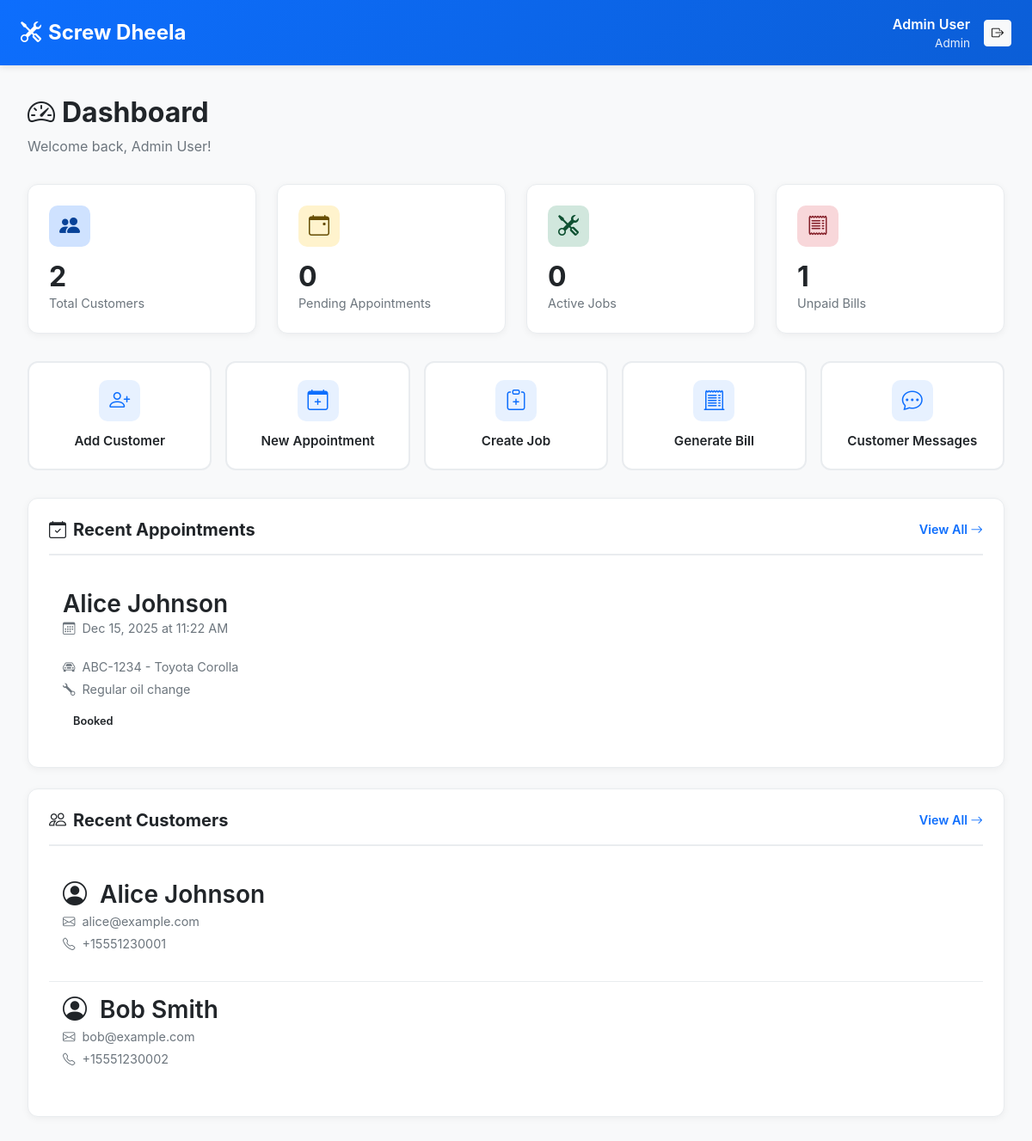
The app's page /public/staff_dashboard.php (signed in) with its own data.
### tables this page shows
CREATE TABLE IF NOT EXISTS appointments (
    appointment_id       INT AUTO_INCREMENT PRIMARY KEY,
    customer_id          INT NOT NULL,
    vehicle_id           INT NOT NULL,
    appointment_datetime DATETIME NOT NULL,
    problem_description  TEXT,
    status               VARCHAR(20) DEFAULT 'booked',
    created_by_staff_id  INT,
    created_at           DATETIME DEFAULT CURRENT_TIMESTAMP,
    FOREIGN KEY (customer_id) REFERENCES customers(customer_id)
        ON DELETE CASCADE,
    FOREIGN KEY (vehicle_id) REFERENCES vehicles(vehicle_id)
        ON DELETE CASCADE,
    FOREIGN KEY (created_by_staff_id) REFERENCES staff(staff_id)
        ON DELETE SET NULL
);

CREATE TABLE IF NOT EXISTS customers (
    customer_id       INT AUTO_INCREMENT PRIMARY KEY,
    name              VARCHAR(100) NOT NULL,
    phone             VARCHAR(20) UNIQUE,
    email             VARCHAR(100),
    address           VARCHAR(255),
    password_hash     VARCHAR(255),              
    is_email_verified TINYINT(1) DEFAULT 0,
    created_at        DATETIME DEFAULT CURRENT_TIMESTAMP
);

CREATE TABLE IF NOT EXISTS vehicles (
    vehicle_id      INT AUTO_INCREMENT PRIMARY KEY,
    customer_id     INT NOT NULL,
    registration_no VARCHAR(20) NOT NULL UNIQUE,
    brand           VARCHAR(50),
    model           VARCHAR(50),
    year            INT,
    vehicle_type    VARCHAR(30),   
    FOREIGN KEY (customer_id) REFERENCES customers(customer_id)
        ON DELETE CASCADE
);

### public/staff_dashboard.php (the view, shortened to what this page needs)
<?php
require_once __DIR__ . "/../config/db.php";
$staff_name = $_SESSION['staff_name'];
$staff_role = $_SESSION['staff_role'];
$stats = [
    'total_customers' => 0,
    'pending_appointments' => 0,
    'in_progress_jobs' => 0,
    'unpaid_bills' => 0
];
$result = $conn->query("SELECT COUNT(*) as count FROM customers");
$stats['total_customers'] = $result->fetch_assoc()['count'];
$result = $conn->query("SELECT COUNT(*) as count FROM appointments WHERE status = 'pending'");
$stats['pending_appointments'] = $result->fetch_assoc()['count'];
$result = $conn->query("SELECT COUNT(*) as count FROM jobs WHERE status = 'in_progress'");
$stats['in_progress_jobs'] = $result->fetch_assoc()['count'];
$result = $conn->query("SELECT COUNT(*) as count FROM bills WHERE payment_status = 'unpaid'");
$stats['unpaid_bills'] = $result->fetch_assoc()['count'];
$appointments_stmt = $conn->prepare("SELECT a.appointment_id, a.appointment_datetime, a.status, a.problem_description,
                                            c.name as customer_name, c.phone as customer_phone,
                                            v.registration_no, v.brand, v.model
                                     FROM appointments a
                                     JOIN customers c ON a.customer_id = c.customer_id
                                     LEFT JOIN vehicles v ON a.vehicle_id = v.vehicle_id
                                     ORDER BY a.appointment_datetime DESC
                                     LIMIT 5");
$appointments_stmt->execute();
$recent_appointments = $appointments_stmt->get_result()->fetch_all(MYSQLI_ASSOC);
$customers_stmt = $conn->prepare("SELECT customer_id, name, email, phone, created_at
                                  FROM customers
                                  ORDER BY created_at DESC
                                  LIMIT 5");
$customers_stmt->execute();
$recent_customers = $customers_stmt->get_result()->fetch_all(MYSQLI_ASSOC);
?>
<!DOCTYPE html>
<html lang="en">
<head>
    <link href="https://cdn.jsdelivr.net/npm/bootstrap@5.3.0/dist/css/bootstrap.min.css" rel="stylesheet">
    <link rel="stylesheet" href="https://cdn.jsdelivr.net/npm/bootstrap-icons@1.11.0/font/bootstrap-icons.css">
</head>
<body>
    <nav class="top-nav">
        <div class="nav-content">
            <a href="staff_dashboard.php" class="nav-brand">
                <i class="bi bi-tools me-2"></i>Screw Dheela
            </a>
            <div class="nav-user">
                <div class="user-info">
                    <p class="user-name"><?php echo htmlspecialchars($staff_name); ?></p>
                    <p class="user-role"><?php echo htmlspecialchars(ucfirst($staff_role)); ?></p>
                </div>
                <a href="logout.php" class="btn btn-sm btn-light">
                    <i class="bi bi-box-arrow-right"></i>
                </a>
            </div>
        </div>
    </nav>
    <div class="main-content">
        <div class="page-header">
            <h1 class="page-title">
                <i class="bi bi-speedometer2 me-2"></i>Dashboard
            </h1>
            <p class="page-subtitle">Welcome back, <?php echo htmlspecialchars($staff_name); ?>!</p>
        </div>
        <div class="stats-grid">
            <a href="../customers/list.php" class="stat-card">
                <div class="stat-header">
                    <div class="stat-icon blue">
                        <i class="bi bi-people-fill"></i>
                    </div>
                </div>
                <h2 class="stat-value"><?php echo $stats['total_customers']; ?></h2>
                <p class="stat-label">Total Customers</p>
            </a>
            <a href="../appointments/list.php" class="stat-card">
                <div class="stat-header">
                    <div class="stat-icon yellow">
                        <i class="bi bi-calendar-event"></i>
                    </div>
                </div>
                <h2 class="stat-value"><?php echo $stats['pending_appointments']; ?></h2>
                <p class="stat-label">Pending Appointments</p>
            </a>
            <a href="../jobs/list.php" class="stat-card">
                <div class="stat-header">
                    <div class="stat-icon green">
                        <i class="bi bi-tools"></i>
                    </div>
                </div>
                <h2 class="stat-value"><?php echo $stats['in_progress_jobs']; ?></h2>
                <p class="stat-label">Active Jobs</p>
            </a>
            <a href="../bills/list.php" class="stat-card">
                <div class="stat-header">
                    <div class="stat-icon red">
                        <i class="bi bi-receipt"></i>
                    </div>
                </div>
                <h2 class="stat-value"><?php echo $stats['unpaid_bills']; ?></h2>
                <p class="stat-label">Unpaid Bills</p>
            </a>
        </div>
        <div class="quick-actions">
            <a href="../customers/add.php" class="action-btn">
                <div class="action-icon">
                    <i class="bi bi-person-plus"></i>
                </div>
                <span class="action-label">Add Customer</span>
            </a>
            <a href="../appointments/list.php" class="action-btn">
                <div class="action-icon">
                    <i class="bi bi-calendar-plus"></i>
                </div>
                <span class="action-label">New Appointment</span>
            </a>
            <a href="../jobs/list.php" class="action-btn">
                <div class="action-icon">
                    <i class="bi bi-clipboard-plus"></i>
                </div>
                <span class="action-label">Create Job</span>
            </a>
            <a href="../bills/generate.php" class="action-btn">
                <div class="action-icon">
                    <i class="bi bi-receipt-cutoff"></i>
                </div>
                <span class="action-label">Generate Bill</span>
            </a>
            <a href="../chat/staff_chat.php" class="action-btn">
                <div class="action-icon">
                    <i class="bi bi-chat-dots"></i>
                </div>
                <span class="action-label">Customer Messages</span>
            </a>
        </div>
        <div class="content-section">
            <div class="section-header">
                <h2 class="section-title">
                    <i class="bi bi-calendar-check me-2"></i>Recent Appointments
                </h2>
                <a href="../appointments/list.php" class="section-link">
                    View All <i class="bi bi-arrow-right"></i>
                </a>
            </div>
            <?php if (empty($recent_appointments)): ?>
                <div class="empty-state">
                    <div class="empty-icon">
                        <i class="bi bi-calendar-x"></i>
                    </div>
                    <p>No appointments yet</p>
                </div>
            <?php else: ?>
                <?php foreach ($recent_appointments as $apt): ?>
                    <div class="appointment-item">
                        <div class="appointment-header">
                            <div>
                                <h3 class="customer-name"><?php echo htmlspecialchars($apt['customer_name']); ?></h3>
                                <p class="appointment-date">
                                    <i class="bi bi-calendar3 me-1"></i>
                                    <?php $dt = new DateTime($apt['appointment_datetime']); echo $dt->format('M d, Y') . ' at ' . $dt->format('g:i A'); ?>
                                </p>
                            </div>
                        </div>
                        <?php if ($apt['registration_no']): ?>
                            <p class="vehicle-info">
                                <i class="bi bi-car-front me-1"></i>
                                <?php echo htmlspecialchars($apt['registration_no'] . ' - ' . $apt['brand'] . ' ' . $apt['model']); ?>
                            </p>
                        <?php endif; ?>
                        <?php if ($apt['problem_description']): ?>
                            <p class="vehicle-info">
                                <i class="bi bi-wrench me-1"></i>
                                <?php echo htmlspecialchars(substr($apt['problem_description'], 0, 80)); ?>
                            </p>
                        <?php endif; ?>
                        <span class="status-badge status-<?php echo $apt['status']; ?>">
                            <?php echo ucfirst(str_replace('_', ' ', $apt['status'])); ?>
                        </span>
                    </div>
                <?php endforeach; ?>
            <?php endif; ?>
        </div>
        <div class="content-section">
            <div class="section-header">
                <h2 class="section-title">
                    <i class="bi bi-people me-2"></i>Recent Customers
                </h2>
                <a href="../customers/list.php" class="section-link">
                    View All <i class="bi bi-arrow-right"></i>
                </a>
            </div>
            <?php if (empty($recent_customers)): ?>
                <div class="empty-state">
                    <div class="empty-icon">
                        <i class="bi bi-person-x"></i>
                    </div>
                    <p>No customers yet</p>
                </div>
            <?php else: ?>
                <?php foreach ($recent_customers as $customer): ?>
                    <div class="customer-item">
                        <h3 class="customer-name">
                            <i class="bi bi-person-circle me-2"></i>
                            <?php echo htmlspecialchars($customer['name']); ?>
                        </h3>
                        <p class="customer-email">
                            <i class="bi bi-envelope me-1"></i>
                            <?php echo htmlspecialchars($customer['email']); ?>
                        </p>
                        <p class="customer-phone">
                            <i class="bi bi-telephone me-1"></i>
                            <?php echo htmlspecialchars($customer['phone']); ?>
                        </p>
                    </div>
                <?php endforeach; ?>
            <?php endif; ?>
        </div>
    </div>
</body>
</html>

### public/staff_dashboard.php (style rules this page uses)
:root { --primary-color: #0d6efd; --primary-dark: #0b5ed7; --success-color: #198754; --warning-color: #ffc107; --danger-color: #dc3545; --info-color: #0dcaf0; }
* { margin: 0; padding: 0; box-sizing: border-box; }
body { font-family: -apple-system, BlinkMacSystemFont, 'Segoe UI', Roboto, 'Helvetica Neue', Arial, sans-serif; background: #f8f9fa; }
.top-nav { background: linear-gradient(135deg, var(--primary-color), var(--primary-dark)); color: white; padding: 1rem 1.5rem; position: fixed; top: 0; left: 0; right: 0; z-index: 1000; box-shadow: 0 2px 8px rgba(0, 0, 0, 0.1); }
.nav-content { max-width: 1400px; margin: 0 auto; display: flex; justify-content: space-between; align-items: center; }
.nav-brand { font-size: 1.5rem; font-weight: 700; color: white; text-decoration: none; }
.nav-user { display: flex; align-items: center; gap: 1rem; }
.user-info { text-align: right; }
.user-name { font-weight: 600; margin: 0; }
.user-role { font-size: 0.85rem; opacity: 0.9; margin: 0; }
.main-content { margin-top: 80px; padding: 2rem; max-width: 1400px; margin-left: auto; margin-right: auto; }
.page-header { margin-bottom: 2rem; }
.page-title { font-size: 2rem; font-weight: 700; color: #212529; margin-bottom: 0.5rem; }
.page-subtitle { color: #6c757d; font-size: 1rem; }
.stats-grid { display: grid; grid-template-columns: repeat(auto-fit, minmax(250px, 1fr)); gap: 1.5rem; margin-bottom: 2rem; }
.stat-card { background: white; border-radius: 12px; padding: 1.5rem; box-shadow: 0 2px 8px rgba(0, 0, 0, 0.05); border: 1px solid #e9ecef; transition: transform 0.2s, box-shadow 0.2s; cursor: pointer; text-decoration: none; color: inherit; display: block; }
.stat-header { display: flex; justify-content: space-between; align-items: flex-start; margin-bottom: 1rem; }
.stat-icon { width: 48px; height: 48px; border-radius: 10px; display: flex; align-items: center; justify-content: center; font-size: 1.5rem; }
.stat-icon.blue { background: #cfe2ff; color: #084298; }
.stat-icon.green { background: #d1e7dd; color: #0f5132; }
.stat-icon.yellow { background: #fff3cd; color: #664d03; }
.stat-icon.red { background: #f8d7da; color: #842029; }
.stat-value { font-size: 2rem; font-weight: 700; color: #212529; margin: 0; }
.stat-label { color: #6c757d; font-size: 0.9rem; margin: 0; }
.content-section { background: white; border-radius: 12px; padding: 1.5rem; box-shadow: 0 2px 8px rgba(0, 0, 0, 0.05); border: 1px solid #e9ecef; margin-bottom: 1.5rem; }
.section-header { display: flex; justify-content: space-between; align-items: center; margin-bottom: 1.5rem; padding-bottom: 1rem; border-bottom: 2px solid #e9ecef; }
.section-title { font-size: 1.25rem; font-weight: 700; color: #212529; margin: 0; }
.section-link { color: var(--primary-color); text-decoration: none; font-weight: 600; font-size: 0.9rem; transition: color 0.2s; }
.appointment-item { padding: 1rem; border-bottom: 1px solid #e9ecef; transition: background 0.2s; }
.appointment-item:last-child { border-bottom: none; }
.appointment-header { display: flex; justify-content: space-between; align-items: flex-start; margin-bottom: 0.5rem; }
.customer-name { font-weight: 600; color: #212529; margin: 0; }
.appointment-date { font-size: 0.9rem; color: #6c757d; }
.vehicle-info { font-size: 0.9rem; color: #6c757d; margin: 0.25rem 0; }
.status-badge { display: inline-block; padding: 0.25rem 0.75rem; border-radius: 20px; font-size: 0.8rem; font-weight: 600; margin-top: 0.5rem; }
.customer-item { padding: 1rem; border-bottom: 1px solid #e9ecef; transition: background 0.2s; }
.customer-item:last-child { border-bottom: none; }
.customer-email { font-size: 0.9rem; color: #6c757d; margin: 0.25rem 0; }
.customer-phone { font-size: 0.9rem; color: #6c757d; }
.quick-actions { display: grid; grid-template-columns: repeat(auto-fit, minmax(200px, 1fr)); gap: 1rem; margin-bottom: 2rem; }
.action-btn { background: white; border: 2px solid #e9ecef; border-radius: 12px; padding: 1.25rem; text-align: center; text-decoration: none; color: #212529; transition: all 0.2s; display: flex; flex-direction: column; align-items: center; gap: 0.75rem; }
.action-icon { width: 48px; height: 48px; border-radius: 10px; display: flex; align-items: center; justify-content: center; font-size: 1.5rem; background: #e7f1ff; color: var(--primary-color); }
.action-label { font-weight: 600; font-size: 0.95rem; }

### records on screen
appointments: customer.name "Alice Johnson", appointment_datetime "Dec 15, 2025", appointment_datetime "11:22 AM", vehicle.model "ABC-1234 - Toyota Corolla", problem_description "Regular oil change", status "Booked"
customers: name "Alice Johnson", email "alice@example.com", phone "+15551230001"
customers: name "Bob Smith", email "bob@example.com", phone "+15551230002"

### other values on screen
$staff_name "Admin User"
$staff_role "Admin"
$stats['total_customers'] "2"
$stats['pending_appointments'] "0"
$stats['in_progress_jobs'] "0"
$stats['unpaid_bills'] "1"
